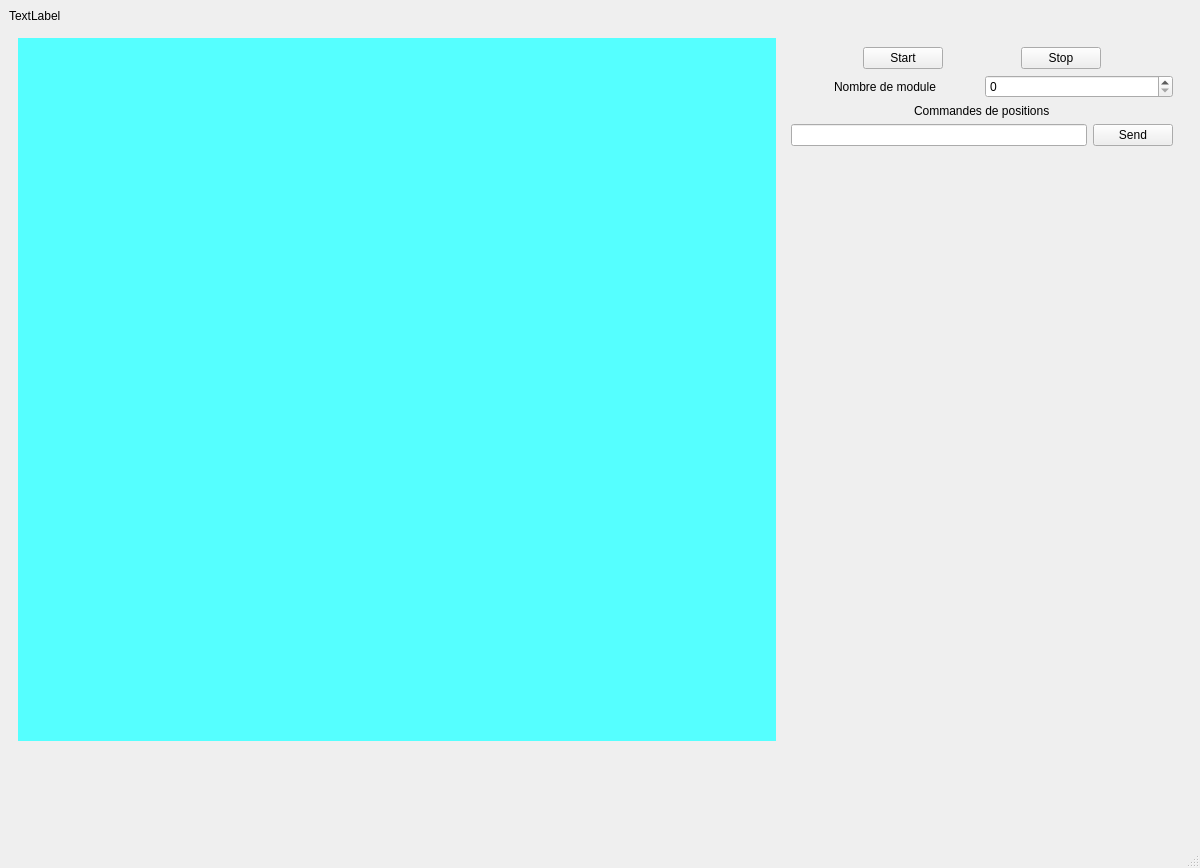
<?xml version="1.0" encoding="UTF-8"?>
<ui version="4.0">
 <class>MainWindow</class>
 <widget class="QMainWindow" name="MainWindow">
  <property name="geometry">
   <rect>
    <x>0</x>
    <y>0</y>
    <width>1200</width>
    <height>868</height>
   </rect>
  </property>
  <property name="windowTitle">
   <string>MainWindow</string>
  </property>
  <widget class="QWidget" name="centralwidget">
   <property name="maximumSize">
    <size>
     <width>1230</width>
     <height>759</height>
    </size>
   </property>
   <layout class="QVBoxLayout" name="verticalLayout">
    <item>
     <widget class="QLabel" name="mainTitle">
      <property name="maximumSize">
       <size>
        <width>16777215</width>
        <height>100</height>
       </size>
      </property>
      <property name="text">
       <string>TextLabel</string>
      </property>
     </widget>
    </item>
    <item>
     <layout class="QHBoxLayout" name="horizontalLayout">
      <item>
       <widget class="QWidget" name="widget" native="true">
        <layout class="QHBoxLayout" name="horizontalLayout_2">
         <item>
          <widget class="QWidget" name="widgetAffichageSherpent" native="true">
           <property name="minimumSize">
            <size>
             <width>600</width>
             <height>600</height>
            </size>
           </property>
           <property name="styleSheet">
            <string notr="true">background-color: rgb(85, 255, 255);</string>
           </property>
          </widget>
         </item>
         <item>
          <widget class="QWidget" name="widget_2" native="true">
           <property name="minimumSize">
            <size>
             <width>400</width>
             <height>0</height>
            </size>
           </property>
           <property name="maximumSize">
            <size>
             <width>400</width>
             <height>16777215</height>
            </size>
           </property>
           <layout class="QVBoxLayout" name="verticalLayout_2">
            <item>
             <layout class="QHBoxLayout" name="horizontalLayout_5">
              <item>
               <spacer name="horizontalSpacer_4">
                <property name="orientation">
                 <enum>Qt::Horizontal</enum>
                </property>
                <property name="sizeHint" stdset="0">
                 <size>
                  <width>40</width>
                  <height>20</height>
                 </size>
                </property>
               </spacer>
              </item>
              <item>
               <widget class="QPushButton" name="startBtn">
                <property name="text">
                 <string>Start</string>
                </property>
               </widget>
              </item>
              <item>
               <spacer name="horizontalSpacer">
                <property name="orientation">
                 <enum>Qt::Horizontal</enum>
                </property>
                <property name="sizeHint" stdset="0">
                 <size>
                  <width>40</width>
                  <height>20</height>
                 </size>
                </property>
               </spacer>
              </item>
              <item>
               <widget class="QPushButton" name="stopBtn">
                <property name="text">
                 <string>Stop</string>
                </property>
               </widget>
              </item>
              <item>
               <spacer name="horizontalSpacer_3">
                <property name="orientation">
                 <enum>Qt::Horizontal</enum>
                </property>
                <property name="sizeHint" stdset="0">
                 <size>
                  <width>40</width>
                  <height>20</height>
                 </size>
                </property>
               </spacer>
              </item>
             </layout>
            </item>
            <item>
             <layout class="QHBoxLayout" name="horizontalLayout_3">
              <item alignment="Qt::AlignHCenter">
               <widget class="QLabel" name="label">
                <property name="text">
                 <string>Nombre de module</string>
                </property>
               </widget>
              </item>
              <item>
               <widget class="QSpinBox" name="nbrModuleSpinBox"/>
              </item>
             </layout>
            </item>
            <item alignment="Qt::AlignHCenter">
             <widget class="QLabel" name="label_2">
              <property name="text">
               <string>Commandes de positions</string>
              </property>
             </widget>
            </item>
            <item>
             <layout class="QHBoxLayout" name="horizontalLayout_6">
              <item>
               <widget class="QLineEdit" name="commandsLine"/>
              </item>
              <item>
               <widget class="QPushButton" name="sendBtn">
                <property name="text">
                 <string>Send</string>
                </property>
               </widget>
              </item>
             </layout>
            </item>
            <item>
             <spacer name="verticalSpacer">
              <property name="orientation">
               <enum>Qt::Vertical</enum>
              </property>
              <property name="sizeHint" stdset="0">
               <size>
                <width>20</width>
                <height>40</height>
               </size>
              </property>
             </spacer>
            </item>
           </layout>
          </widget>
         </item>
        </layout>
       </widget>
      </item>
     </layout>
    </item>
   </layout>
  </widget>
  <widget class="QMenuBar" name="menubar">
   <property name="geometry">
    <rect>
     <x>0</x>
     <y>0</y>
     <width>1200</width>
     <height>26</height>
    </rect>
   </property>
  </widget>
  <widget class="QStatusBar" name="statusbar"/>
 </widget>
 <resources/>
 <connections/>
</ui>
